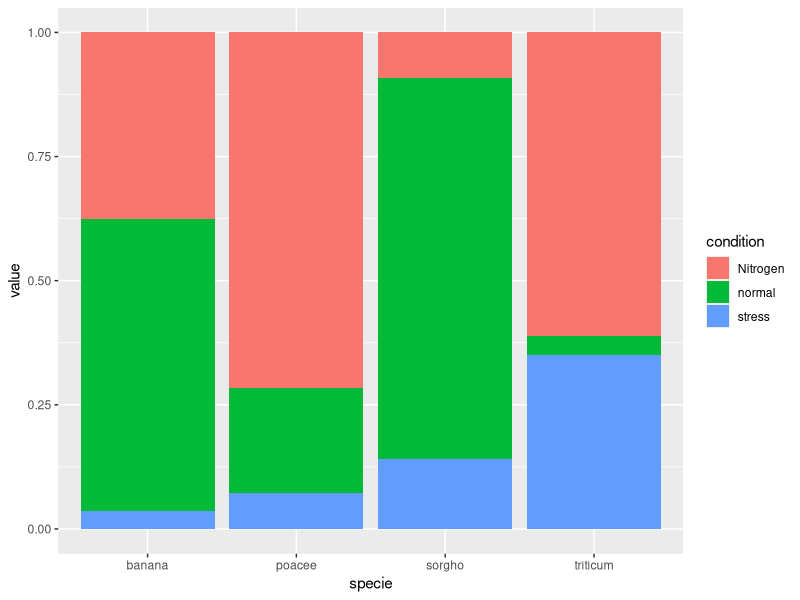

R code for this plot:
# R Graph Gallery #48: percent stacked barchart
library(ggplot2)

specie <- c(rep("sorgho" , 3) , rep("poacee" , 3) , rep("banana" , 3) , rep("triticum" , 3) )
condition <- rep(c("normal" , "stress" , "Nitrogen") , 4)
value <- abs(rnorm(12 , 0 , 15))
data <- data.frame(specie,condition,value)

ggplot(data, aes(fill=condition, y=value, x=specie)) +
    geom_bar(position="fill", stat="identity")
